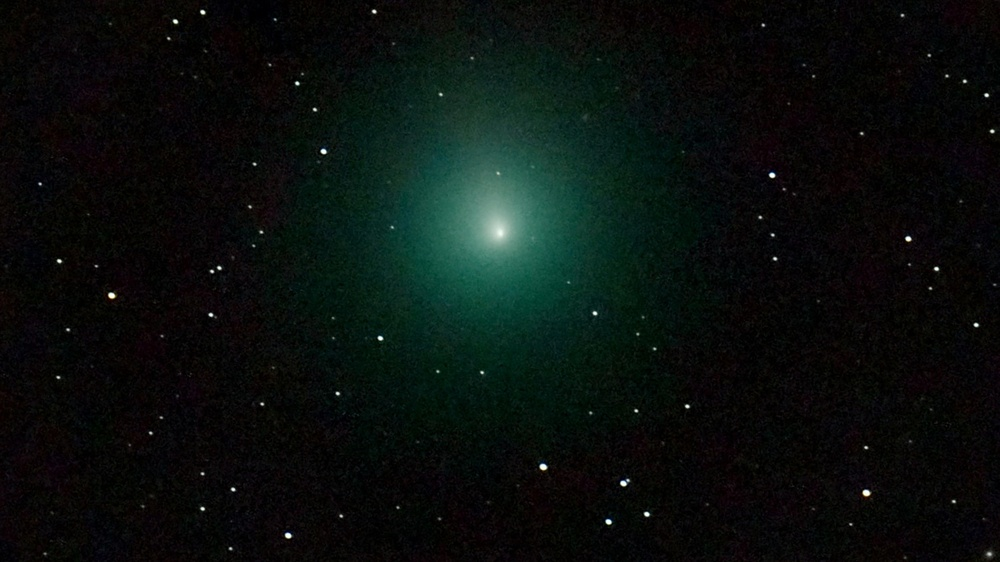
#> input picture stars_count.jpg, 1000 x 562 px, shrunk from 2400 x 1350 before the run, found by its file name
$ jupyter execute STAR_counting.ipynb
#> lines starting #> are read from the running program, lines starting #| are printed output that depends on the picture
<a href="https://colab.research.google.com/github/KasturiRanganR4/Stars_count_image/blob/master/STAR_counting.ipynb" target="_parent"></a>

[cell 1]
from matplotlib import pyplot as plt
from skimage import data
from skimage.feature import blob_dog, blob_doh, blob_log   # binary large object(BLOB) Laplacian of Gaussian (LoG) Difference of Gaussian (DoG) Determinant of Hessian (DoH)
from math import sqrt
from skimage.color import rgb2gray
from skimage.io import imread
import glob

[cell 2]
path_file = '/stars_count.jpg'
image = imread(path_file, as_gray=True)
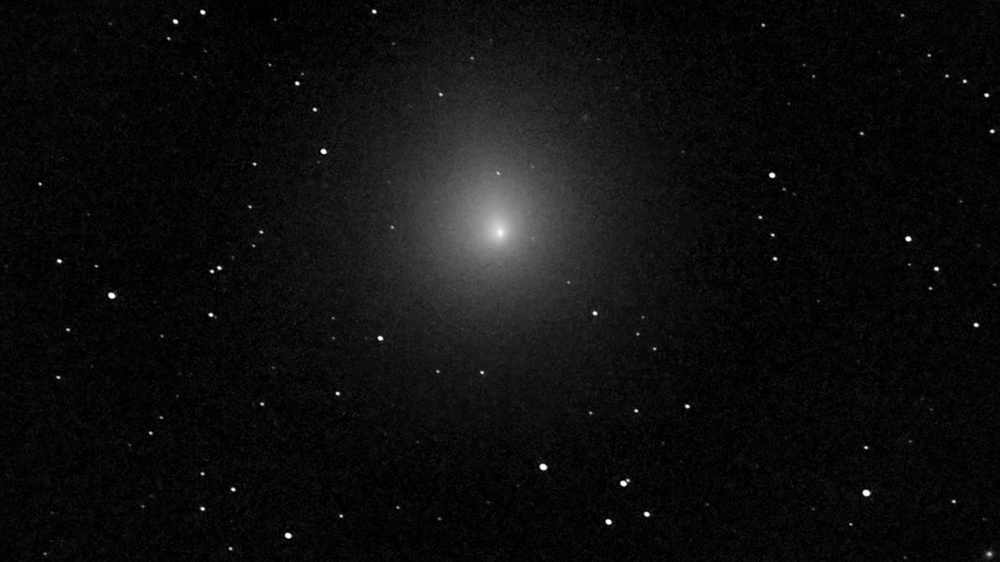
#> image: shape (562, 1000) float64; min 0, max 0.997, mean 0.0556

plt.imshow(image, cmap='gray')
plt.show()

[cell 3]
blobs_log = blob_log(image, max_sigma=20, num_sigma=10, threshold=.1) #star identifying command
#> blobs_log = 110 rows, first 8: [493, 866, 3.11], [467, 543, 3.11], [295, 111, 3.11], [535, 288, 3.11], [483, 623, 3.11], [175, 772, 3.11], [521, 608, 3.11], [238, 908, 3.11]
#results in three outputs co-ordinates and Area of objects using standard deviation
#find the radius of each object
blobs_log[:,2]=blobs_log[:,2]* sqrt(2)
total_number_of_objects = len(blobs_log)
#> total_number_of_objects = 110
print("Total number of Stars in sky are =",total_number_of_objects)
#| Total number of Stars in sky are = 110

To check count it is correct #visualisation of objects identified

[cell 4]
fig, ax = plt.subplots(1,1)
plt.imshow(image, cmap='gray')
for star in blobs_log:
  y,x,r = star
  c = plt.Circle((x,y), r+5, color='lime', linewidth=2, fill=False)
  ax.add_patch(c)
#> this loop made 110 passes
#> (y, x, r) on passes 1 to 12: (493, 866, 4.4), (467, 543, 4.4), (295, 111, 4.4), (535, 288, 4.4), (483, 623, 4.4), (175, 772, 4.4), (521, 608, 4.4), (238, 908, 4.4), (393, 337, 1.41), (489, 233, 1.41), (151, 323, 4.4), (271, 212, 1.41)
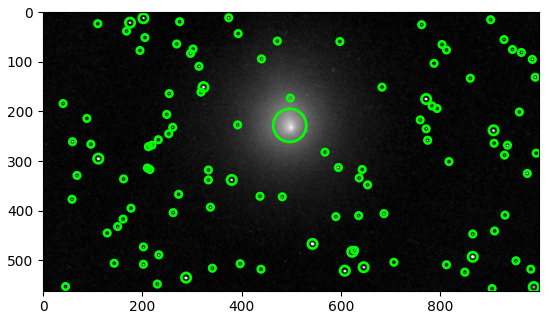
#> figure drawn by matplotlib, 1 panel
